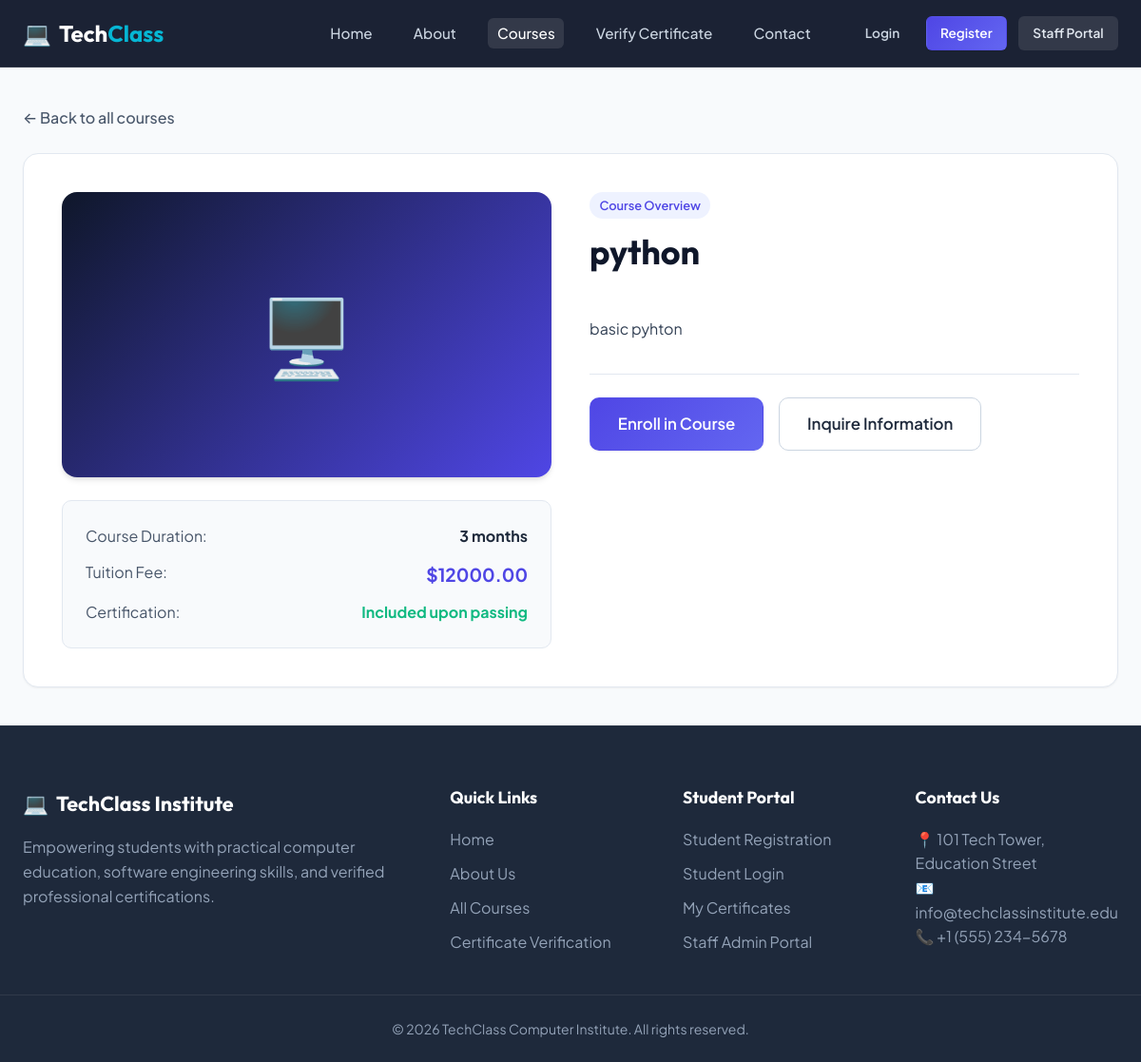
The page /courses/1/ on the database its author committed.
### courses/models.py (models this page shows, shortened)
class Course(models.Model):
    name = models.CharField(max_length=200)
    description = models.TextField()
    duration = models.CharField(max_length=50)
    fee = models.DecimalField(max_digits=8, decimal_places=2, blank=True, null=True)
    image = models.ImageField(upload_to='courses/', blank=True, null=True)
    created_at = models.DateTimeField(auto_now_add=True)

### courses/views.py (the view)
# urls.py: path('<int:pk>/', views.course_detail, name='course_detail'),
def course_detail(request, pk):
    course = get_object_or_404(Course, pk=pk)
    return render(request, 'courses/course_detail.html', {'course': course})

### templates/courses/course_detail.html (shortened to what this page needs)
{% extends 'base.html' %}
{% block content %}
<div class="container">
    <div style="margin-bottom: 1.5rem;">
        <a href="{% url 'courses:course_list' %}" style="color: var(--gray-600); font-weight: 500;">&larr; Back to all courses</a>
    </div>
    <div class="card" style="padding: 2.5rem;">
        <div class="grid grid-2" style="align-items: start; gap: 2.5rem;">
            <div>
                {% if course.image %}
                    <img src="{{ course.image.url }}" alt="{{ course.name }}" style="width: 100%; max-height: 350px; object-fit: cover; border-radius: var(--radius-lg); box-shadow: var(--shadow-md);">
                {% else %}
                    <div style="width: 100%; height: 300px; background: linear-gradient(135deg, var(--dark), var(--primary)); border-radius: var(--radius-lg); display: flex; align-items: center; justify-content: center; color: white; font-size: 5rem; box-shadow: var(--shadow-md);">
                        🖥️
                    </div>
                {% endif %}
                <div style="margin-top: 1.5rem; background: var(--gray-50); padding: 1.5rem; border-radius: var(--radius-md); border: 1px solid var(--gray-200);">
                    <div style="display: flex; justify-content: space-between; margin-bottom: 0.75rem;">
                        <span style="color: var(--gray-600);">Course Duration:</span>
                        <strong>{{ course.duration }}</strong>
                    </div>
                    <div style="display: flex; justify-content: space-between; margin-bottom: 0.75rem;">
                        <span style="color: var(--gray-600);">Tuition Fee:</span>
                        <strong style="color: var(--primary); font-size: 1.2rem;">
                            {% if course.fee %}${{ course.fee }}{% else %}Free / Included{% endif %}
                        </strong>
                    </div>
                    <div style="display: flex; justify-content: space-between;">
                        <span style="color: var(--gray-600);">Certification:</span>
                        <strong style="color: var(--success);">Included upon passing</strong>
                    </div>
                </div>
            </div>
            <div>
                <span class="badge badge-primary" style="margin-bottom: 0.75rem;">Course Overview</span>
                <h1 style="font-size: 2.25rem; margin-bottom: 1rem; color: var(--gray-900);">{{ course.name }}</h1>
                <div style="line-height: 1.8; color: var(--gray-700); margin-bottom: 2rem; white-space: pre-line;">
                    {{ course.description }}
                </div>
                <div style="border-top: 1px solid var(--gray-200); padding-top: 1.5rem; display: flex; gap: 1rem; flex-wrap: wrap;">
                    <a href="{% url 'accounts:register' %}" class="btn btn-primary btn-lg">Enroll in Course</a>
                    <a href="{% url 'core:contact' %}" class="btn btn-outline-dark btn-lg">Inquire Information</a>
                </div>
            </div>
        </div>
    </div>
</div>
{% endblock %}

### static/css/style.css (style rules this page uses)
:root { --primary: #4f46e5; --primary-hover: #4338ca; --primary-light: #eef2ff; --secondary: #06b6d4; --accent: #f59e0b; --dark: #0f172a; --dark-surface: #1e293b; --light-bg: #f8fafc; --white: #ffffff; --gray-50: #f8fafc; --gray-100: #f1f5f9; --gray-200: #e2e8f0; --gray-300: #cbd5e1; --gray-400: #94a3b8; --gray-500: #64748b; --gray-600: #475569; --gray-700: #334155; --gray-800: #1e293b; --gray-900: #0f172a; --success: #10b981; --success-bg: #d1fae5; --error: #ef4444; --error-bg: #fee2e2; --warning: #f59e0b; --warning-bg: #fef3c7; --info: #3b82f6; --info-bg: #dbeafe; --font-heading: 'Outfit', -apple-system, sans-serif; --font-body: 'Plus Jakarta Sans', -apple-system, sans-serif; --radius-sm: 6px; --radius-md: 10px; --radius-lg: 16px; --radius-full: 9999px; --shadow-sm: 0 1px 2px 0 rgba(0, 0, 0, 0.05); --shadow-md: 0 4px 6px -1px rgba(0, 0, 0, 0.1), 0 2px 4px -1px rgba(0, 0, 0, 0.06); --shadow-lg: 0 10px 25px -5px rgba(0, 0, 0, 0.1), 0 10px 10px -5px rgba(0, 0, 0, 0.04); --shadow-glow: 0 0 20px rgba(79, 70, 229, 0.25); --transition: all 0.25s cubic-bezier(0.4, 0, 0.2, 1); }
*, *::before, *::after { box-sizing: border-box; margin: 0; padding: 0; }
html { scroll-behavior: smooth; }
body { font-family: var(--font-body); background-color: var(--light-bg); color: var(--gray-800); line-height: 1.6; display: flex; flex-direction: column; min-height: 100vh; }
h1, h2, h3, h4, h5, h6 { font-family: var(--font-heading); font-weight: 700; color: var(--gray-900); line-height: 1.25; }
a { color: var(--primary); text-decoration: none; transition: var(--transition); }
.btn { display: inline-flex; align-items: center; justify-content: center; gap: 0.5rem; font-family: var(--font-body); font-weight: 600; font-size: 0.95rem; padding: 0.65rem 1.4rem; border-radius: var(--radius-md); border: 1px solid transparent; cursor: pointer; transition: var(--transition); text-align: center; }
.btn-lg { font-size: 1.05rem; padding: 0.85rem 1.8rem; border-radius: var(--radius-md); }
.btn-primary { background: linear-gradient(135deg, var(--primary), #6366f1); color: var(--white); box-shadow: var(--shadow-sm); }
.btn-outline-dark { background: transparent; border-color: var(--gray-300); color: var(--gray-800); }
.container { max-width: 1200px; margin: 0 auto; padding: 2.5rem 1.5rem; }
.grid { display: grid; gap: 1.5rem; }
.grid-2 { grid-template-columns: repeat(auto-fit, minmax(350px, 1fr)); }
.card { background: var(--white); border-radius: var(--radius-lg); border: 1px solid var(--gray-200); box-shadow: var(--shadow-sm); padding: 1.75rem; transition: var(--transition); }
.badge { display: inline-block; padding: 0.25rem 0.65rem; font-size: 0.8rem; font-weight: 600; border-radius: var(--radius-full); }
.badge-primary { background: var(--primary-light); color: var(--primary); }

### rows shown on the page
Course: duration "3 months", fee "12000.00", name "python", description "basic pyhton"
